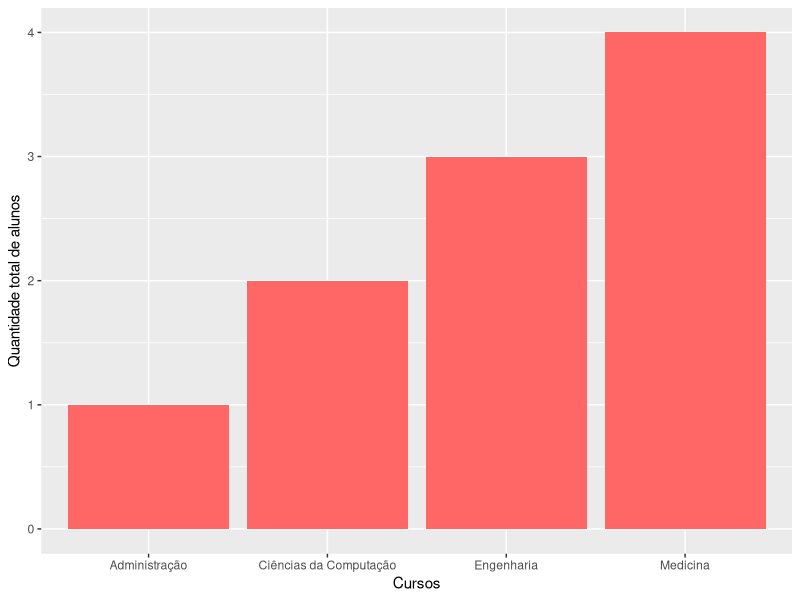
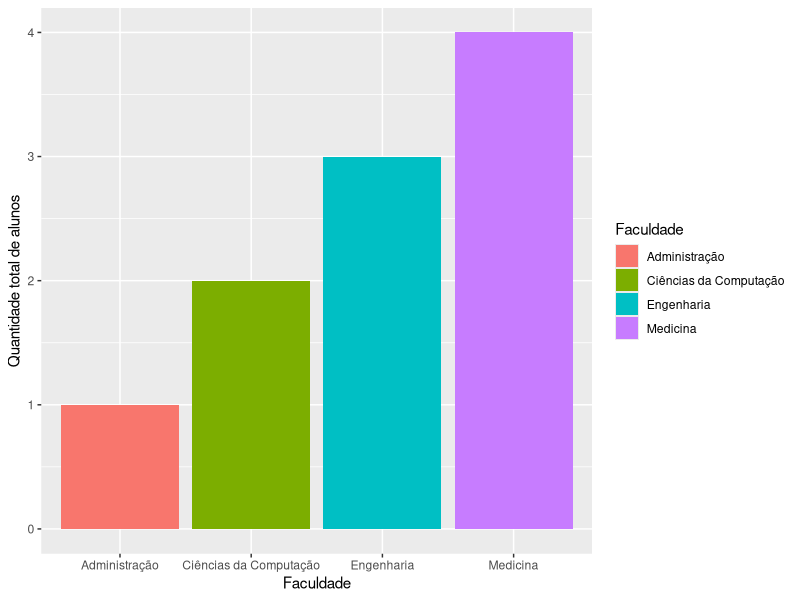
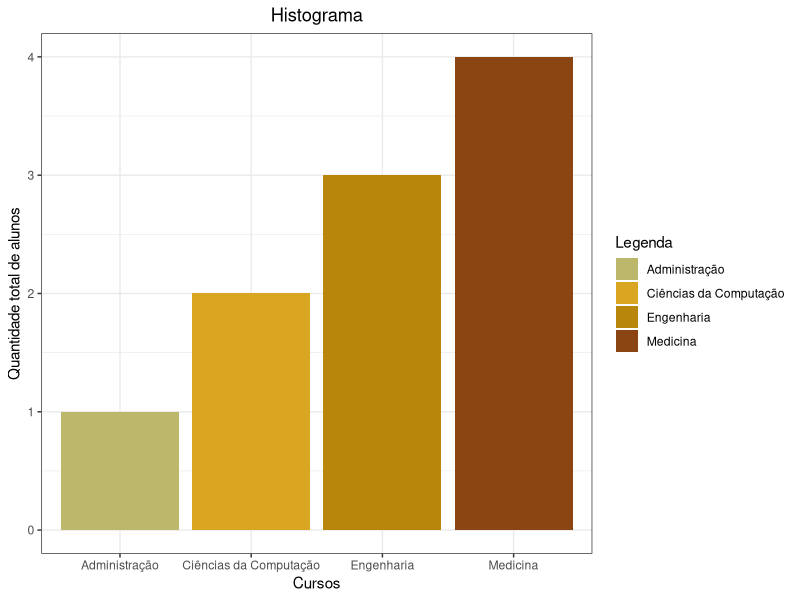

R code for these plots, in order:
# instalando a biblioteca GGPLOT 2 e tidyverse #
install.packages("ggplot2")
install.packages("tidyverse")

# https://www.r-graph-gallery.com/ggplot2-package.html #

# Carregando os pacotes para o ambiente R #
library(ggplot2)
library(tidyverse)
library(car)

# Criando um dataframe com informações de alunos #
alunos <- data.frame(
  "Nome" = c("Alice", "Bob", "Charlie", "Diana", "Eva", "Fernanda", "Gabriel", "Helen", "Ian", "Julia"),
  "Idade" = c(20, 22, 21, 23, 19, 24, 20, 22, 21, 23),
  "Qtd_Livros" = c(10, 5, 8, 12, 6, 15, 9, 7, 11, 13),
  "Faculdade" = c("Engenharia", "Ciências da Computação", "Medicina", "Medicina", "Administração",
                  "Engenharia", "Engenharia", "Medicina", "Medicina", "Ciências da Computação")
)

#########
# Histograma - Mesma cor #
ggplot(alunos, aes(x = Faculdade))+
  geom_bar(stat = "count", fill = "#ff6666")+
  xlab("Cursos")+
  ylab("Quantidade total de alunos")

#########
# Histograma com cores para cada classe (automático) #
ggplot(alunos, aes(x = Faculdade, fill = Faculdade)) +
  geom_bar(stat = "count") + 
  xlab("Faculdade") + 
  ylab("Quantidade total de alunos") #+ guides(fill=FALSE)


#########
# Histograma com cores para cada classe (manual) #
ggplot(alunos, aes(x = Faculdade, fill = Faculdade)) +
  geom_bar(stat = "count") + 
  xlab("Cursos") + 
  ylab("Quantidade total de alunos") +
  scale_fill_manual("Legenda", values = c("Administração" = "#BDB76B", "Ciências da Computação" = "#DAA520", "Engenharia" = "#B8860B", "Medicina" = "#8B4513")) +
  labs(title = "Histograma") + 
  theme_bw() + 
  theme(plot.title = element_text(hjust = 0.5))
